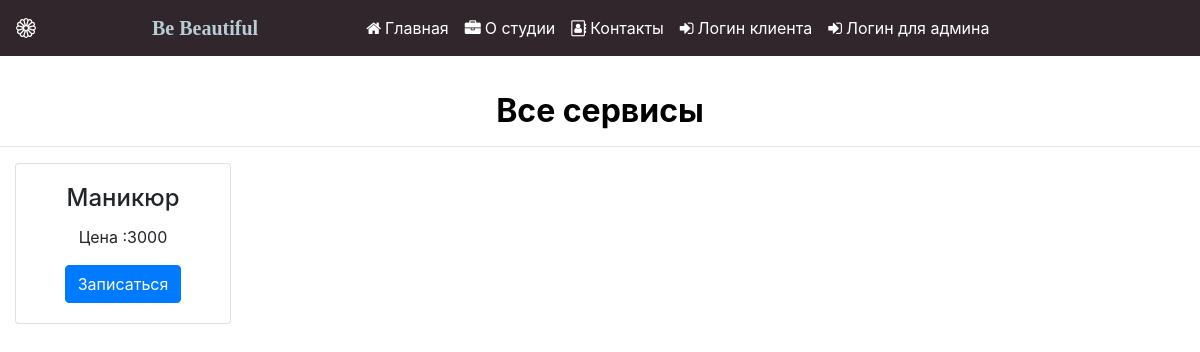
Page /all_service on the earlier database version.
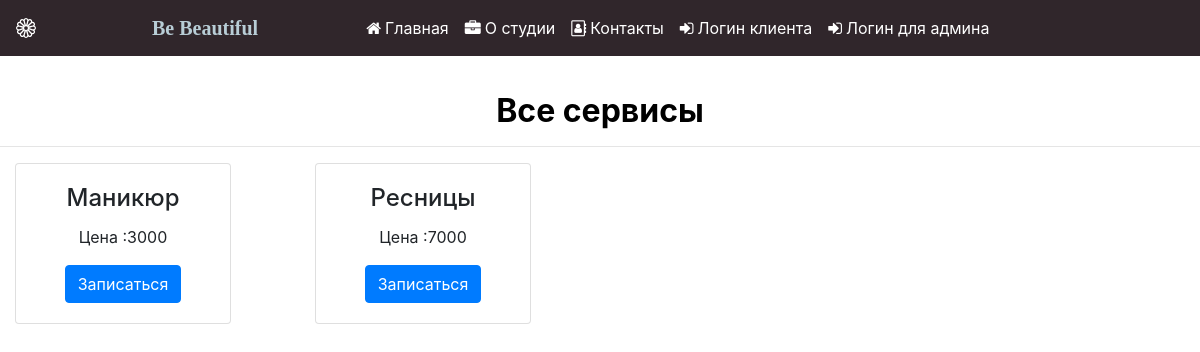
Same page on the later database version.
### beauty/models.py (models this page shows, shortened)
class Servise(models.Model):
    name = models.CharField(max_length=100,null=True)
    cost = models.IntegerField(null=True)

### beauty/views.py (the view)
# urls.py: path('all_service',All_Service,name="all_service"),
def All_Service(request):
    pro1=Servise.objects.all()
    d = {'pro1':pro1}
    return render(request,'all_service.html',d)

### beauty/templates/all_service.html
{% extends 'navigation.html' %}
{% block body %}
{% load static %}
<center><h2 style="margin-top:3%;font-weight:bold;color:black">Все сервисы</h2></center><hr>
<div class="carousel-inner row w-100 mx-auto">
{% for j in pro1 %}
<div class=" col-md-3 active">
   <div class="card" style="padding:0;width:80%;margin-bottom:4%">
      <div class="card-body text-center">
         <h4 class="card-title text-center">{{j.name}} </h4>
         <p class="card-text">Цена :{{j.cost}}</p>
         <a href="{% url 'book_select_appointment' j.id %}"><button type="submit" class="btn btn-primary">Записаться</button></a>
   	</div>
   </div>
</div>
{% endfor %}
</div>
{% endblock %}

### beauty/templates/navigation.html (shortened to what this page needs)
<!DOCTYPE html>
<html lang="ru">
<head>
{% load static %}
    <link rel="stylesheet" href="https://maxcdn.bootstrapcdn.com/bootstrap/4.0.0/css/bootstrap.min.css">
    <link rel = stylesheet href = "//cdn.datatables.net/1.10.19/css/jquery.dataTables.min.css">
</head>
<link rel="stylesheet" href="https://cdnjs.cloudflare.com/ajax/libs/font-awesome/4.7.0/css/font-awesome.min.css">
</head>
<body>
<nav class="navbar navbar-expand-sm" style="background-color:rgb(48, 38, 43)">
  <a href='/' class=" text-white navbar-brand d-flex align-items-center">
  <a class="navbar-brand" href="#" style="color:rgb(184, 205, 214);font-family:'Monotype Corsiva';font-weight:bold;margin-left:100px;margin-right:0">
  Be Beautiful</a>
  <ul class="navbar-nav">
    {% if request.user.username %}
    {% if not request.user.is_staff %}
   <li class="nav-item">
      <a class="nav-link" href="{% url 'profile' %}" style="color:white;margin-left:100px">
      <i class="fa fa-home" style="margin-right:4px"></i>Главная</a>
    </li>
    <li class="nav-item">
      <a class="nav-link" href="{% url 'all_service' %}" style="color:white">
      <i class="fa fa-sign-in" style="margin-right:4px"></i>Просмотреть услуги</a>
    </li>
    <li class="nav-item">
      <a class="nav-link" href="{% url 'book_appointment' %}" style="color:white">
      <i class="fa fa-sign-in" style="margin-right:4px"></i>Записаться</a>
    </li>
    <li class="nav-item">
      <a class="nav-link" href="{% url 'view_appointment' %}" style="color:white">
      <i class="fa fa-sign-in" style="margin-right:4px"></i>Мои записи</a>
    </li>
    <li class="nav-item">
      <a class="nav-link" href="{% url 'change_password' %}" style="color:white">
      <i class="fa fa-sign-in" style="margin-right:4px"></i>Сменить пароль</a>
    </li>
    {% endif %}
    {% else %}
    <li class="nav-item">
      <a class="nav-link" href="{% url 'home' %}" style="color:white;margin-left:100px">
      <i class="fa fa-home" style="margin-right:4px"></i>Главная</a>
    </li>
    <li class="nav-item">
      <a class="nav-link" href="{% url 'about' %}" style="color:white">
      <i class="fa fa-briefcase" style="margin-right:4px"></i>О студии</a>
    </li>
    <li class="nav-item">
      <a class="nav-link" href="{% url 'contact' %}" style="color:white">
      <i class="fa fa-address-book-o" style="margin-right:4px"></i>Контакты</a>
    </li>
    {% endif %}
{% if request.user.is_authenticated %}
    {% if not request.user.is_staff %}
     <li class="nav-item">
      <a class="nav-link" href="{% url 'logout' %}" style="color:white">
      <i class="fa fa-sign-out" style="margin-right:4px"></i>Выйти</a>
    </li>
      <div class="btn-group">
  <button type="button" class="btn btn-primary" data-toggle="dropdown" aria-haspopup="true" aria-expanded="false">
    <i class="fa fa-user" style="margin-right:4px"></i>Добро пожаловать {{request.user.first_name}}
  </button>
</div>
    {% endif %}
        {% else %}
    <li class="nav-item">
      <a class="nav-link" href="{% url 'login' %}" style="color:white;text-align:right">
      <i class="fa fa-sign-in" style="margin-right:4px"></i>Логин клиента</a>
    </li>
      <li class="nav-item">
            <a class="nav-link" href="{% url 'login_admin' %}" style="color:white;text-align:right">
            <i class="fa fa-sign-in" style="margin-right:4px"></i>Логин для админа</a>
      </li>
    {% endif %}
    </ul>
</nav>
{% block body %}
{% endblock %}
</body>
</html>

### beauty/templates/navigation.html (style rules this page uses)
* { box-sizing: border-box; }

Differences in the rows shown:
added Servise: name "Ресницы", cost "7000"
